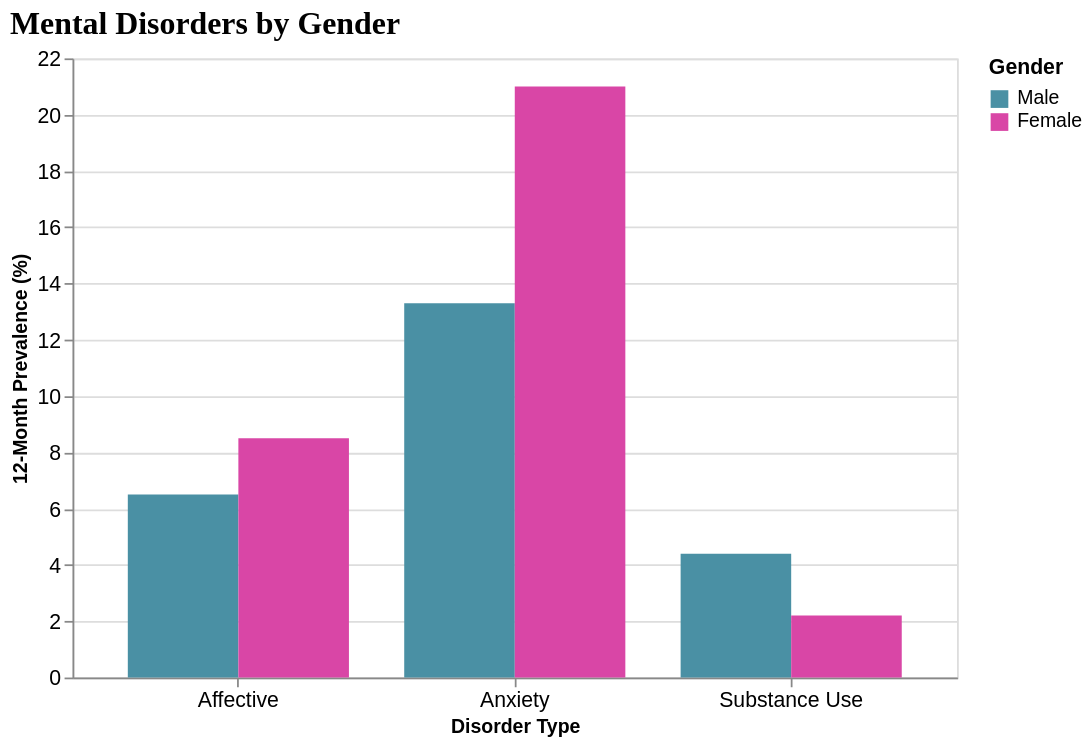

Describe this chart as a Vega-Lite specification.
### Vega-Lite specification from a JSON file in a GitHub repository (floating-point values rounded to 4 significant figures)
{"$schema": "https://vega.github.io/schema/vega-lite/v5.json", "title": {"text": "Mental Disorders by Gender", "fontSize": 18, "font": "Merriweather", "anchor": "start"}, "width": 500, "height": 350, "data": {"values": [{"disorder_type": "Anxiety", "gender": "Male", "prevalence": 13.3}, {"disorder_type": "Anxiety", "gender": "Female", "prevalence": 21.0}, {"disorder_type": "Affective", "gender": "Male", "prevalence": 6.5}, {"disorder_type": "Affective", "gender": "Female", "prevalence": 8.5}, {"disorder_type": "Substance Use", "gender": "Male", "prevalence": 4.4}, {"disorder_type": "Substance Use", "gender": "Female", "prevalence": 2.2}]}, "mark": "bar", "encoding": {"x": {"field": "disorder_type", "type": "nominal", "title": "Disorder Type", "axis": {"labelAngle": 0, "labelFontSize": 12}}, "y": {"field": "prevalence", "type": "quantitative", "title": "12-Month Prevalence (%)", "axis": {"labelFontSize": 12}}, "color": {"field": "gender", "type": "nominal", "scale": {"domain": ["Male", "Female"], "range": ["#4a90a4", "#d946a6"]}, "legend": {"title": "Gender", "titleFontSize": 12, "labelFontSize": 11}}, "xOffset": {"field": "gender"}, "tooltip": [{"field": "disorder_type", "type": "nominal", "title": "Disorder Type"}, {"field": "gender", "type": "nominal", "title": "Gender"}, {"field": "prevalence", "type": "quantitative", "title": "Prevalence (%)", "format": ".1f"}]}}
